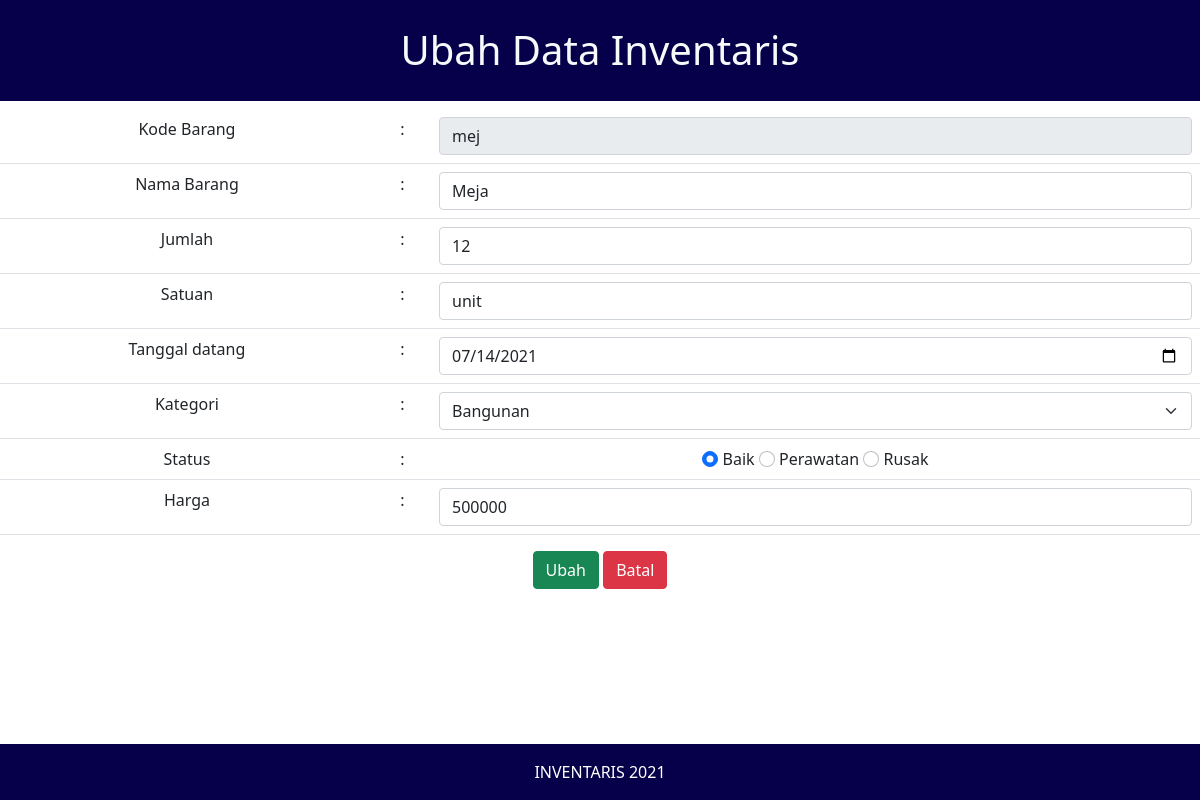
The app's page /edit.php?kode_barang=mej (signed in) with its own data.
### tables this page shows
CREATE TABLE `inventaris` (
  `kode_barang` varchar(10) NOT NULL,
  `nama_barang` varchar(30) NOT NULL,
  `jumlah` int(11) NOT NULL,
  `satuan` varchar(15) NOT NULL,
  `tgl_datang` date NOT NULL,
  `kategori` varchar(20) NOT NULL,
  `status_barang` varchar(20) NOT NULL,
  `harga` int(20) NOT NULL
);

### edit.php (the view, shortened to what this page needs)
<!DOCTYPE html>
<html lang="en">
<head>
    <link href="https://cdn.jsdelivr.net/npm/bootstrap@5.1.3/dist/css/bootstrap.min.css" rel="stylesheet">
	<link rel="stylesheet" href="https://stackpath.bootstrapcdn.com/font-awesome/4.7.0/css/font-awesome.min.css">
	<link rel="stylesheet" type="text/css" href="css/style.css">
</head>
<body>
	<h1 style="padding-top:0.7cm; padding-bottom:0.7cm" class="bg-blue text-light text-center">Ubah Data Inventaris</h1>
		<?php
			include 'config.php';
              $kode_barang = $_GET['kode_barang'];
              $query = mysqli_query($conn, "SELECT * FROM inventaris WHERE kode_barang='$kode_barang'");
              while($hasil = mysqli_fetch_array($query)){
              echo "<form method='POST' action='prosesedit.php?kode_barang=$kode_barang'>"
		?>
		<table class="table" border="0">
			<form action="" method="post">
			<tr>
                <td><label for="kode_barang">Kode Barang</label></td>
                <td>:</td>
                <td><input class="form-control" type="text" aria-label="default input example" name="kode_barang" value="<?php echo $hasil['kode_barang'];?>" disabled></td>
            </tr>
			<tr>
                <td><label for="nama_barang">Nama Barang</label></td>
                <td>:</td>
                <td><input class="form-control" type="text" aria-label="default input example" name="nama_barang" value="<?php echo $hasil['nama_barang'];?>"></td>
            </tr>
			<tr>
                <td><label for="jumlah">Jumlah</label></td>
                <td>:</td>
                <td><input class="form-control" type="text" aria-label="default input example" name="jumlah" value="<?php echo $hasil['jumlah'];?>"></td>
            </tr>
			<tr>
                <td><label for="satuan">Satuan</label></td>
                <td>:</td>
                <td><input class="form-control" type="text" aria-label="default input example" name="satuan" value="<?php echo $hasil['satuan'];?>"></td>
            </tr>
			<tr>
                <td><label for="tgl_datang">Tanggal datang</label></td>
                <td>:</td>
                <td><input class="form-control" type="date" name="tgl_datang" value="<?php echo $hasil['tgl_datang'];?>"></td>
            </tr>
			<tr>
                <td><label for="kategori">Kategori</label></td>
                <td>:</td>
				<td>
					<select class="form-select" aria-label="Default select example" name="kategori" value="<?php echo $hasil['kategori'];?>">
						<option name=kategori>Bangunan
						<option name=kategori>Kendaraan
					</select>
				</td>
            </tr>
			<tr>
				<td><label for="status_barang">Status</label></td>
				<td>:</td>
				<td>
									<?php if($hasil['status_barang']=='Baik'){ ?>
									<input class="form-check-input" type="radio" name="status_barang" id="inlineRadio1" value="Baik" checked>
			  						<label class="form-check-label" for="inlineRadio1">Baik</label>
			  						<input class="form-check-input" type="radio" name="status_barang" id="inlineRadio1" value="Perawatan">
			  						<label class="form-check-label" for="inlineRadio1">Perawatan</label>
			  						<input class="form-check-input" type="radio" name="status_barang" id="inlineRadio1" value="Rusak">
			  						<label class="form-check-label" for="inlineRadio1">Rusak</label>
			  					<?php }?>
			  						<?php if($hasil['status_barang']=='Rusak'){ ?>
									<input class="form-check-input" type="radio" name="status_barang" id="inlineRadio1" value="Baik" >
			  						<label class="form-check-label" for="inlineRadio1">Baik</label>
			  						<input class="form-check-input" type="radio" name="status_barang" id="inlineRadio1" value="Perawatan" >
			  						<label class="form-check-label" for="inlineRadio1">Perawatan</label>
			  						<input class="form-check-input" type="radio" name="status_barang" id="inlineRadio1" value="Rusak"checked>
			  						<label class="form-check-label" for="inlineRadio1">Rusak</label>
			  					<?php }?> <br>
			  					</td>
            </tr>
			<tr>
                <td><label for="harga">Harga</label></td>
                <td>:</td>
                <td><input class="form-control" type="text" placeholder="Harga Satuan" aria-label="default input example" name="harga" value="<?php echo $hasil['harga'];?>"></td>
            </tr>
			</table>
				<center><button type="submit" class="btn btn-success">Ubah</button> <a href="inventaris.php"><button type="button" class="btn btn-danger">Batal</button></a></center>
			<br>
        </form>
<?php } ?>
<footer class="bg-blue text-white fixed-bottom">
    <div class="container">
 		<div class="row pt-3">
    		<div class="col text-center">
      			<p>INVENTARIS 2021</p>
    		</div>
  		</div>
	</div>
</footer>
</body>
</html>

### css/style.css (style rules this page uses)
.bg-blue { background-color: #050049 }
td { text-align: center; }

### records on screen
inventaris: kode_barang "mej", nama_barang "Meja", jumlah "12", satuan "unit", tgl_datang "07/14/2021", kategori "Bangunan", harga "500000"
